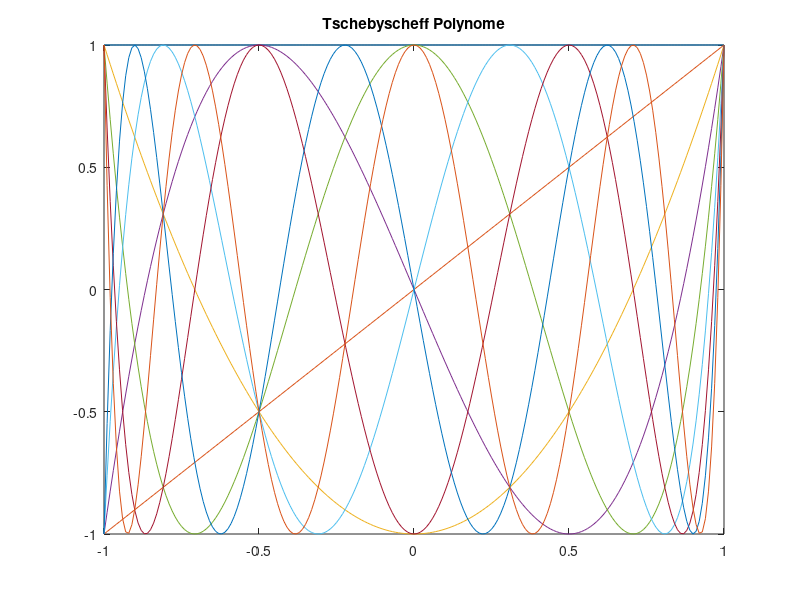

Write MATLAB code to recreate this figure.
% u011 Tschebyscheff-Polynome

x=(-1:0.01:1)';
tm = ones(201, 9);
tm(:,2) = x;
for i=3:9,
    tm(:, i) = 2*x.*tm(:, i-1) - tm(:, i-2);
end
plot(x, tm);
title('Tschebyscheff Polynome');
